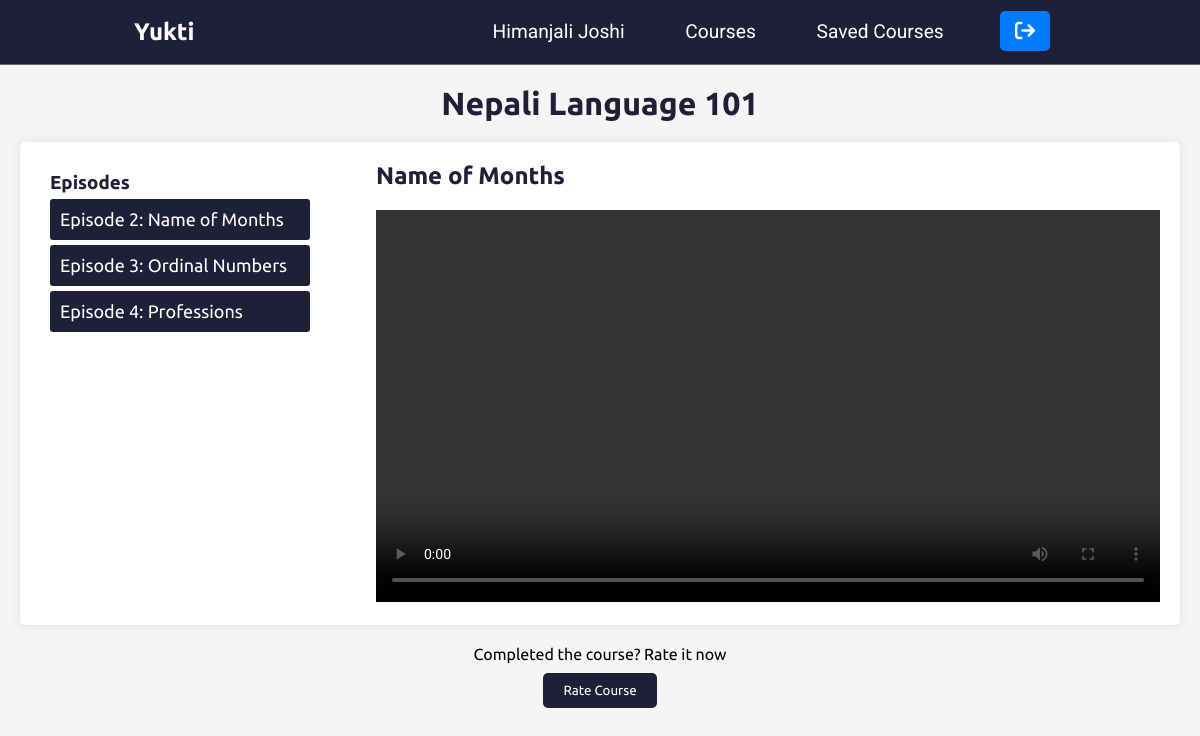
Page /user/videoplayer.php?course_id=13 (signed in) on the committed database.
### tables this page shows
CREATE TABLE `courses` (
  `course_id` int(11) NOT NULL,
  `course_name` varchar(255) NOT NULL,
  `course_category` varchar(255) NOT NULL,
  `course_created` datetime NOT NULL DEFAULT current_timestamp(),
  `course_description` text NOT NULL,
  `no_of _videos` int(11) NOT NULL DEFAULT 1,
  `thumbnail` text NOT NULL
);

CREATE TABLE `videos` (
  `video_id` int(11) NOT NULL,
  `video_file_path` varchar(255) NOT NULL,
  `created_at` datetime NOT NULL DEFAULT current_timestamp(),
  `course_id` int(11) NOT NULL,
  `title` varchar(255) NOT NULL,
  `description` text NOT NULL,
  `episode_no` int(11) NOT NULL
);

### user/videoplayer.php (the view, shortened to what this page needs)
<?php
include("../db.php");
$row=$_SESSION['user'];
$fullName=$row['fullName'];
?>
<!DOCTYPE html>
<html lang="en">
<head>
    <link rel="stylesheet" href="../mycss/userdashboard.css">
    <link rel="stylesheet" media="screen and (max-width: 821px)" href="../mycss/responsive.css">
    <link rel="stylesheet" href="https://cdnjs.cloudflare.com/ajax/libs/font-awesome/6.1.1/css/all.min.css">
</head>
<body>
    <nav id="navbar" class="flex s-around bg-color">
        <div class="left-nav">
            <h2 class="t-white">Yukti</h2>
        </div>
        <div class="right-nav">
            <ul class="flex">
                <li><a href="dashboard.php" class="t-white roboto"><?php echo $fullName;?></a></li>
                <li><a href="allcourses.php" class="t-white roboto">Courses</a></li>
                <li><a href="savedcourses.html" class="t-white roboto">Saved Courses</a></li>
                <li>
                    <form id="signin-form" action="dashboard.php" method="post">
                        <button type="submit" class="search-btn" name="signout"><i class="fa fa-sign-out" aria-hidden="true"></i></button>
                    </form>
                </li>
            </ul>
        </div>
    </nav>
    <?php
    if (isset($_GET['course_id'])) {
        $select_course_id = $_GET['course_id'];
        $namesql = "SELECT course_name FROM `videos` NATURAL JOIN courses WHERE courses.course_id='$select_course_id' ORDER BY episode_no ASC LIMIT 1";
        $videosql = "SELECT * FROM `videos` NATURAL JOIN courses WHERE courses.course_id='$select_course_id' ORDER BY episode_no ASC";
        $videos = mysqli_query($connection, $videosql);
        $names = mysqli_query($connection, $namesql);
        if (mysqli_num_rows($videos)>0) {
              if ($names) {
                while ($name = $names->fetch_assoc()) {
                    echo '<h1>' . $name["course_name"] . '</h1>';
                }
            }
                echo '<div id="video-container">';
                echo '<div id="episode-list">
                    <h3>Episodes</h3>
                    <ul>';
            while ($video = $videos->fetch_assoc()) {
                echo '<li data-video-path="' . $video['video_file_path'] . '" data-episode-name="' . $video['title'] . '">Episode ' . $video['episode_no'] . ': ' . $video['title'] . '</li>';
            }
            echo
            '</ul>
                </div>';
            echo '<div id="video-player">
                    <h2>Episode Name:</h2>
                    <video id="episode-video" controls>
                        <source src="" type="video/mp4">
                        Your browser does not support the video tag.
                    </video>
                </div>';
            echo '</div>';
            echo '<div id="rate-course-container">
                <p>Completed the course? Rate it now</p>
                <form action="ratecourses.php" method="post">
                <input type="hidden" name="course_id" value="' . $_GET['course_id'] . '">
                    <button class="rate-button" type="submit" name="rate">Rate Course</button>
                </form>
            </div>';
        } else {
            echo "No videos found for this course.";
        }
    } else {
        echo "See our Course Here";
    }
    ?>
</body>
</html>

### mycss/userdashboard.css (style rules this page uses)
body { background-color: #1f1f38; }
* { margin: 0px; padding: 0px; box-sizing: border-box; font-family: 'Ubuntu', sans-serif; scroll-behavior: smooth; }
#navbar { line-height: 4rem; position: sticky; top: 0; left: 0; z-index: 100; border-bottom: .5px solid #ffffff52; border-width: 80%; margin-bottom: 1rem; }
#navbar ul { list-style: none; }
#navbar ul li { margin: 0px 1rem; }
#navbar ul li a { text-decoration: none; padding: 0.5rem 0.9rem; }
.search-btn { background-color: #007bff; color: #fff; border: none; border-radius: 5px; padding: 10px 15px; cursor: pointer; margin-left: 10px; }
.search-btn i { font-size: 20px; }
ul li { list-style: none; margin: 0 1rem; }
ul li a { text-decoration: none; font-size: 1.2rem; color: #1f1f38; transition: all .5s; }
.roboto { font-family: 'Roboto', sans-serif; }
.flex { display: flex; }
.s-around { justify-content: space-around; }
.t-white { color: #fff; }
.bg-color { background-color: #1f1f38; }

### mycss/responsive.css (style rules this page uses)
#navbar { display: none; }
.right-nav { display: block; }
.right-nav .flex { display: none; }

### user/videoplayer.php (style rules this page uses)
body { font-family: 'Ubuntu', sans-serif; background-color: #f5f5f5; margin: 0; padding: 0; scroll-behavior: smooth; }
h1 { text-align: center; margin-top: 20px; color: #1F1F38; }
h3 { color: #1F1F38; }
#video-container { display: flex; justify-content: space-between; align-items: flex-start; background-color: #fff; box-shadow: 0 0 10px rgba(0, 0, 0, 0.1); margin: 20px; padding: 20px; border-radius: 5px; }
#episode-list { width: 25%; padding: 10px; }
#episode-list ul { list-style-type: none; padding: 0; }
#episode-list li { color: white; cursor: pointer; padding: 10px; border-radius: 3px; background-color: #1F1F38; margin: 5px 0; transition: background-color 0.3s; font-size: 18px; }
#episode-list li { color: white; cursor: pointer; padding: 10px; border-radius: 3px; background-color: #1F1F38; margin: 5px 0; transition: background-color 0.3s; }
#video-player { width: 70%; margin-left: 20px; }
#video-player h2 { color: #1F1F38; font-size: 24px; margin-bottom: 20px; }
#episode-video { width: 100%; }
.rate-button { background-color: #1F1F38; color: #fff; border: none; padding: 10px 20px; border-radius: 5px; cursor: pointer; margin-top: 10px; }

### rows in the picture
courses: course_name "Nepali Language 101"
videos: episode_no "2", title "Name of Months"
videos: episode_no "3", title "Ordinal Numbers"
videos: episode_no "4", title "Professions"

### other values in the picture
$fullName "Himanjali Joshi"
